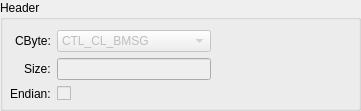
   <widget class="QGroupBox" name="receiveHeaderBox">
    <property name="geometry">
     <rect>
      <x>10</x>
      <y>20</y>
      <width>361</width>
      <height>111</height>
     </rect>
    </property>
    <property name="title">
     <string>Header</string>
    </property>
    <widget class="QWidget" name="formLayoutWidget_2">
     <property name="geometry">
      <rect>
       <x>10</x>
       <y>20</y>
       <width>201</width>
       <height>91</height>
      </rect>
     </property>
     <layout class="QFormLayout" name="formLayout_2">
      <property name="fieldGrowthPolicy">
       <enum>QFormLayout::AllNonFixedFieldsGrow</enum>
      </property>
      <property name="rowWrapPolicy">
       <enum>QFormLayout::DontWrapRows</enum>
      </property>
      <property name="labelAlignment">
       <set>Qt::AlignRight|Qt::AlignTrailing|Qt::AlignVCenter</set>
      </property>
      <property name="formAlignment">
       <set>Qt::AlignLeading|Qt::AlignLeft|Qt::AlignVCenter</set>
      </property>
      <item row="0" column="0">
       <widget class="QLabel" name="label_5">
        <property name="text">
         <string>CByte:</string>
        </property>
        <property name="buddy">
         <cstring>receiveHeaderCByte</cstring>
        </property>
       </widget>
      </item>
      <item row="0" column="1">
       <widget class="QComboBox" name="receiveHeaderCByte">
        <property name="enabled">
         <bool>false</bool>
        </property>
        <property name="layoutDirection">
         <enum>Qt::LeftToRight</enum>
        </property>
        <property name="currentIndex">
         <number>0</number>
        </property>
        <item>
         <property name="text">
          <string>CTL_CL_BMSG</string>
         </property>
        </item>
        <item>
         <property name="text">
          <string>CTL_CL_PMSG</string>
         </property>
        </item>
        <item>
         <property name="text">
          <string>CTL_CL_FIG</string>
         </property>
        </item>
        <item>
         <property name="text">
          <string>CTL_CL_DRW</string>
         </property>
        </item>
        <item>
         <property name="text">
          <string>CTL_CL_CLIST</string>
         </property>
        </item>
        <item>
         <property name="text">
          <string>CTL_CL_PWD</string>
         </property>
        </item>
        <item>
         <property name="text">
          <string>CTL_CL_FILEASK</string>
         </property>
        </item>
        <item>
         <property name="text">
          <string>CTL_CL_FILEOK</string>
         </property>
        </item>
        <item>
         <property name="text">
          <string>CTL_CL_DISC</string>
         </property>
        </item>
        <item>
         <property name="text">
          <string>CTL_CL_NAME</string>
         </property>
        </item>
        <item>
         <property name="text">
          <string>CTL_SV_CLRM</string>
         </property>
        </item>
        <item>
         <property name="text">
          <string>CTL_SV_CLADD</string>
         </property>
        </item>
        <item>
         <property name="text">
          <string>CTL_SV_CLIST</string>
         </property>
        </item>
        <item>
         <property name="text">
          <string>CTL_SV_PWDASK</string>
         </property>
        </item>
        <item>
         <property name="text">
          <string>CTL_SV_PWDOK</string>
         </property>
        </item>
        <item>
         <property name="text">
          <string>CTL_SV_PWDFAIL</string>
         </property>
        </item>
        <item>
         <property name="text">
          <string>CTL_SV_FILE</string>
         </property>
        </item>
        <item>
         <property name="text">
          <string>CTL_SV_ID</string>
         </property>
        </item>
        <item>
         <property name="text">
          <string>CTL_SV_NAMEINUSE</string>
         </property>
        </item>
        <item>
         <property name="text">
          <string>CTL_FAIL</string>
         </property>
        </item>
       </widget>
      </item>
      <item row="1" column="1">
       <widget class="QLineEdit" name="receiveHeaderSSize">
        <property name="enabled">
         <bool>false</bool>
        </property>
        <property name="alignment">
         <set>Qt::AlignRight|Qt::AlignTrailing|Qt::AlignVCenter</set>
        </property>
       </widget>
      </item>
      <item row="1" column="0">
       <widget class="QLabel" name="label_6">
        <property name="text">
         <string>Size:</string>
        </property>
        <property name="buddy">
         <cstring>receiveHeaderSSize</cstring>
        </property>
       </widget>
      </item>
      <item row="2" column="0">
       <widget class="QLabel" name="label_4">
        <property name="text">
         <string>Endian:</string>
        </property>
        <property name="buddy">
         <cstring>receiveHeaderEndian</cstring>
        </property>
       </widget>
      </item>
      <item row="2" column="1">
       <widget class="QCheckBox" name="receiveHeaderEndian">
        <property name="enabled">
         <bool>false</bool>
        </property>
        <property name="text">
         <string/>
        </property>
       </widget>
      </item>
     </layout>
    </widget>
   </widget>
